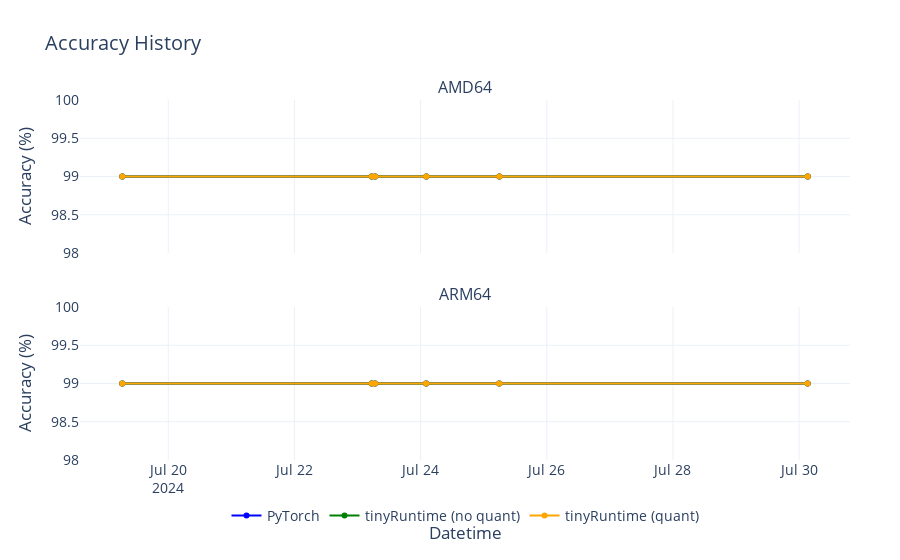

Write notebook code for a chart like this one.
### Code cell
#| label: fig-accuracy
#| fig-cap: "Accuracy"

plot_progress("Accuracy", "Accuracy (%)", "Accuracy")

### Figure 1 — Plotly figure (JSON) as saved in the notebook; plotly's stock layout.template omitted (floating-point values rounded to 4 significant figures)
{"data": [{"line": {"color": "blue"}, "mode": "lines+markers", "name": "PyTorch", "showlegend": true, "type": "scatter", "x": ["2024-07-19 06:31:09", "2024-07-23 05:23:24", "2024-07-23 06:42:18", "2024-07-24 02:09:55", "2024-07-25 05:57:40", "2024-07-30 03:16:56"], "xaxis": "x", "y": [99, 99, 99, 99, 99, 99], "yaxis": "y"}, {"line": {"color": "green"}, "mode": "lines+markers", "name": "tinyRuntime (no quant)", "showlegend": true, "type": "scatter", "x": ["2024-07-19 06:31:09", "2024-07-23 05:23:24", "2024-07-23 06:42:18", "2024-07-24 02:09:55", "2024-07-25 05:57:40", "2024-07-30 03:16:56"], "xaxis": "x", "y": [99, 99, 99, 99, 99, 99], "yaxis": "y"}, {"line": {"color": "orange"}, "mode": "lines+markers", "name": "tinyRuntime (quant)", "showlegend": true, "type": "scatter", "x": ["2024-07-19 06:31:09", "2024-07-23 05:23:24", "2024-07-23 06:42:18", "2024-07-24 02:09:55", "2024-07-25 05:57:40", "2024-07-30 03:16:56"], "xaxis": "x", "y": [99, 99, 99, 99, 99, 99], "yaxis": "y"}, {"line": {"color": "blue"}, "mode": "lines+markers", "name": "PyTorch", "showlegend": false, "type": "scatter", "x": ["2024-07-19 06:30:05", "2024-07-23 05:22:24", "2024-07-23 06:41:04", "2024-07-24 02:06:55", "2024-07-25 05:54:31", "2024-07-30 03:14:07"], "xaxis": "x2", "y": [99, 99, 99, 99, 99, 99], "yaxis": "y2"}, {"line": {"color": "green"}, "mode": "lines+markers", "name": "tinyRuntime (no quant)", "showlegend": false, "type": "scatter", "x": ["2024-07-19 06:30:05", "2024-07-23 05:22:24", "2024-07-23 06:41:04", "2024-07-24 02:06:55", "2024-07-25 05:54:31", "2024-07-30 03:14:07"], "xaxis": "x2", "y": [99, 99, 99, 99, 99, 99], "yaxis": "y2"}, {"line": {"color": "orange"}, "mode": "lines+markers", "name": "tinyRuntime (quant)", "showlegend": false, "type": "scatter", "x": ["2024-07-19 06:30:05", "2024-07-23 05:22:24", "2024-07-23 06:41:04", "2024-07-24 02:06:55", "2024-07-25 05:54:31", "2024-07-30 03:14:07"], "xaxis": "x2", "y": [99, 99, 99, 99, 99, 99], "yaxis": "y2"}], "layout": {"annotations": [{"font": {"size": 16}, "showarrow": false, "text": "AMD64", "x": 0.5, "xanchor": "center", "xref": "paper", "y": 1, "yanchor": "bottom", "yref": "paper"}, {"font": {"size": 16}, "showarrow": false, "text": "ARM64", "x": 0.5, "xanchor": "center", "xref": "paper", "y": 0.425, "yanchor": "bottom", "yref": "paper"}], "font": {"size": 14}, "legend": {"itemclick": false, "itemdoubleclick": false, "orientation": "h", "x": 0.5, "xanchor": "center", "y": -0.2, "yanchor": "bottom"}, "margin": {"b": 100, "l": 80, "r": 50, "t": 100}, "showlegend": true, "title": {"text": "Accuracy History"}, "xaxis": {"anchor": "y", "domain": [0, 1], "matches": "x2", "showticklabels": false}, "xaxis2": {"anchor": "y2", "domain": [0, 1], "title": {"standoff": 30, "text": "Datetime"}}, "yaxis": {"anchor": "x", "domain": [0.575, 1], "title": {"text": "Accuracy (%)"}}, "yaxis2": {"anchor": "x2", "domain": [0, 0.425], "title": {"text": "Accuracy (%)"}}}}
